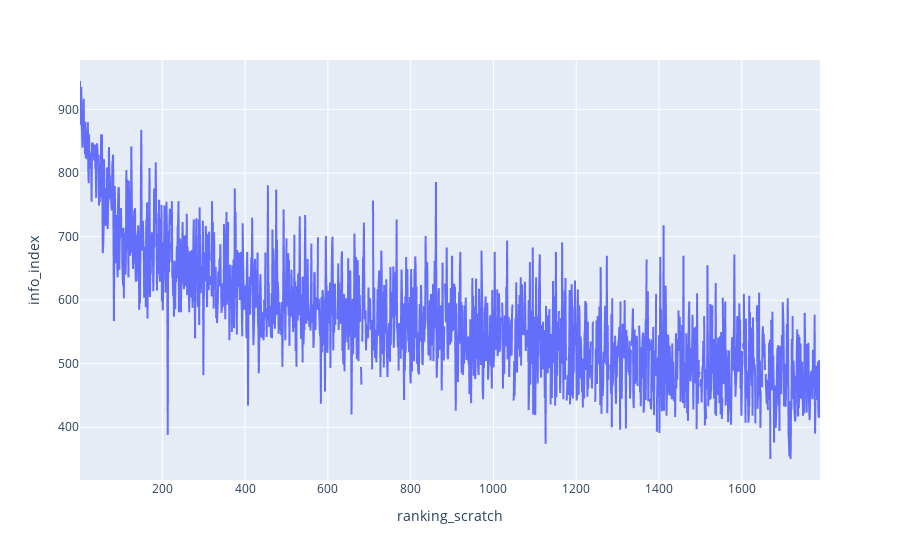
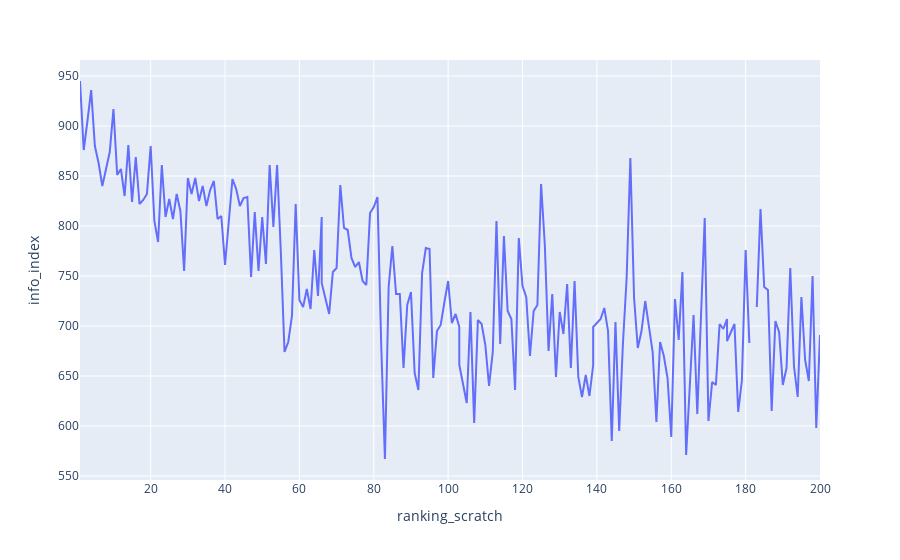

The code cell stored with these charts, in order, in its notebook:
### Markdown cell above
### UTMB index

### Code cell
fig = px.line(df, x='ranking_scratch', y="info_index")
fig.show()
stats(df["info_index"])

print("Same analysis for top 200 finishers:")
fig = px.line(df[:200], x='ranking_scratch', y="info_index")
fig.show()
stats(df[:200]["info_index"])

### Figure 1 — Plotly figure (JSON) as saved in the notebook; plotly's stock layout.template omitted (floating-point values rounded to 4 significant figures; data arrays with more than 128 entries replaced by an {"elided": "..."} marker saying what was removed)
{"data": [{"hovertemplate": "ranking_scratch=%{x}<br>info_index=%{y}<extra></extra>", "legendgroup": "", "line": {"color": "#636efa", "dash": "solid"}, "marker": {"symbol": "circle"}, "mode": "lines", "name": "", "showlegend": false, "type": "scattergl", "x": {"elided": "1789 int values"}, "xaxis": "x", "y": {"elided": "1789 int values"}, "yaxis": "y"}], "layout": {"legend": {"tracegroupgap": 0}, "margin": {"t": 60}, "xaxis": {"anchor": "y", "domain": [0, 1], "title": {"text": "ranking_scratch"}}, "yaxis": {"anchor": "x", "domain": [0, 1], "title": {"text": "info_index"}}}}

### Figure 2 — Plotly figure (JSON) as saved in the notebook; plotly's stock layout.template omitted (floating-point values rounded to 4 significant figures; data arrays with more than 128 entries replaced by an {"elided": "..."} marker saying what was removed)
{"data": [{"hovertemplate": "ranking_scratch=%{x}<br>info_index=%{y}<extra></extra>", "legendgroup": "", "line": {"color": "#636efa", "dash": "solid"}, "marker": {"symbol": "circle"}, "mode": "lines", "name": "", "orientation": "v", "showlegend": false, "type": "scatter", "x": {"elided": "200 int values"}, "xaxis": "x", "y": {"elided": "200 int values"}, "yaxis": "y"}], "layout": {"legend": {"tracegroupgap": 0}, "margin": {"t": 60}, "xaxis": {"anchor": "y", "domain": [0, 1], "title": {"text": "ranking_scratch"}}, "yaxis": {"anchor": "x", "domain": [0, 1], "title": {"text": "info_index"}}}}
